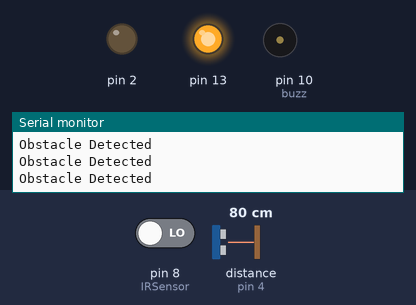
Simulated run of this sketch. Board: Arduino Uno, built with avr-gcc and run on an emulated ATmega328P. Parts: output pins drawn as LEDs (lit = HIGH), buzzer (waves = sounding), the last lines printed to the serial monitor. Wiring (inferred from the names in the program): ultrasonic range finder: trigger pin 7; echo pin 4. The test bench sets the inputs (shaded band); at power-on: distance to the obstacle (sensor on pin 4) 80 cm, pin 8 (IRSensor) LOW. The echo pulse lasts 58.3 µs per cm; pins used as bus, display or sensor lines are not drawn.

Above: at 1.21 s.
1.5 s: distance to the obstacle (sensor on pin 4) set to 39 cm
4.5 s: distance to the obstacle (sensor on pin 4) set to 33 cm
At 4.85 s:
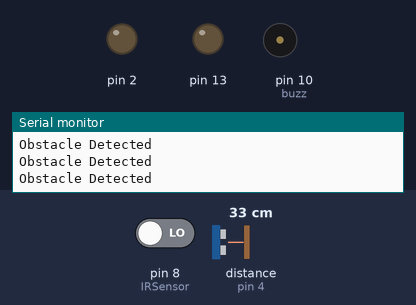
7.5 s: distance to the obstacle (sensor on pin 4) set to 30 cm
10.5 s: distance to the obstacle (sensor on pin 4) set to 25 cm
At 11.0 s:
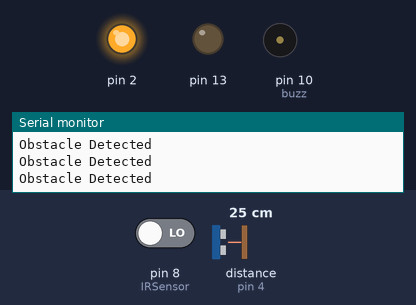
At 12.0 s:
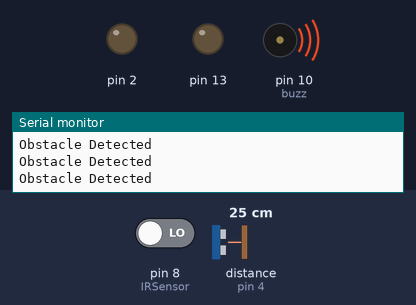
13.5 s: distance to the obstacle (sensor on pin 4) set to 20 cm
16.5 s: distance to the obstacle (sensor on pin 4) set to 16 cm
At 17.8 s:
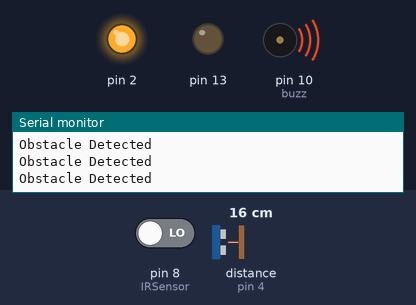
Timing chart, 0 to 20.5 s (numbered marks = the images above; inputs shaded):
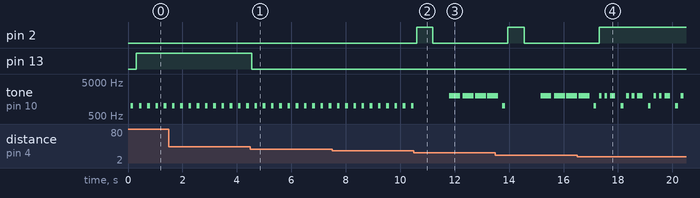

Measured:
- the behaviour switches between 36 and 35 cm on distance to the obstacle (sensor on pin 4) (found by bisection; images 0 and 1)
- the behaviour switches between 28 and 27 cm on distance to the obstacle (sensor on pin 4) (found by bisection; images 1 and 2)
- the behaviour switches between 18 and 17 cm on distance to the obstacle (sensor on pin 4) (found by bisection; images 3 and 4)
- after the input at 4.5 s, pin 13: HIGH → LOW after 0.05 s
- after the input at 10.5 s, pin 2: LOW → HIGH after 0.10 s, → LOW 0.60 s later
- after the input at 16.5 s, pin 2: goes on until 17.3 s, then stays HIGH
- by itself, tone on pin 10 (buzz): plays 2000 Hz for 0.40 s, 1000 Hz for 0.10 s, 2000 Hz for 0.10 s, 2000 Hz for 0.10 s, 2000 Hz for 0.20 s, 1000 Hz for 0.10 s … (15 notes in this stretch)

The sketch:

sketch_jan10a.ino
```cpp
const int trigPin = 7;
const int echoPin = 4;
int IRSensor = 8;
//int buzzer = 5;
int buzz = 10;
long duration;
int distance;

void setup()
{
  pinMode (IRSensor, INPUT); // sensor pin INPUT
  pinMode(trigPin, OUTPUT);
  pinMode(echoPin, INPUT);
  pinMode(13, OUTPUT);
  pinMode(2, OUTPUT);
  pinMode(buzz, OUTPUT);
  Serial.begin(9600);
}

void loop()
{

  //Drowsiness
int sensor_status = digitalRead (IRSensor);

if (sensor_status == 1) {
Serial.println("No Obstacle Detected");
delay(100);

noTone(buzz); // Stop sound...

delay(100);
}
else
{
Serial.println("Obstacle Detected");
delay(100);

tone(buzz,1000); // Send 1KHz sound signal...

delay(100); // ...for 1 sec

noTone(buzz); // Stop sound...

delay(100);

}

  //ultrasonic
  digitalWrite(trigPin, LOW);
  delayMicroseconds(2);
  digitalWrite(trigPin, HIGH);
  delayMicroseconds(10);
  digitalWrite(trigPin, LOW);

  duration = pulseIn(echoPin, HIGH);

  distance = duration * 0.034 / 2;
  if (distance >= 35)
  {
    digitalWrite(13, HIGH);
  }
  else
  {
    digitalWrite(13, LOW);
  }

  if (distance < 27 && distance >= 17)
  {
    digitalWrite(2, HIGH);
    delay(600);
    digitalWrite(2, LOW);
    delay(600);

    digitalWrite(buzz, HIGH);
    tone(buzz, 2000);
    delay(400);
    noTone(buzz);
    delay(100);
    tone(buzz, 2000);
    delay(400);
    noTone(buzz);
    delay(50);
    tone(buzz, 2000);
    delay(400);
    noTone(buzz);
    delay(50);
    tone(buzz, 2000);
    delay(400);
    noTone(buzz);
    delay(50);
  }
  else
  {
    digitalWrite(2, LOW);
  }

  if(distance <= 17)

{

digitalWrite(2, HIGH);

tone(buzz, 2000);

delay(100);

noTone(buzz);

delay(100);

tone(buzz, 2000);

delay(100);

noTone(buzz);

delay(100);

tone(buzz, 2000);

delay(100);

noTone(buzz);

tone(buzz, 2000);

delay(100);

noTone(buzz);

delay(100);

}

else

{

digitalWrite(2, LOW); // turn the LED off by making the voltage LOW

// wait for a second

}

}
```
